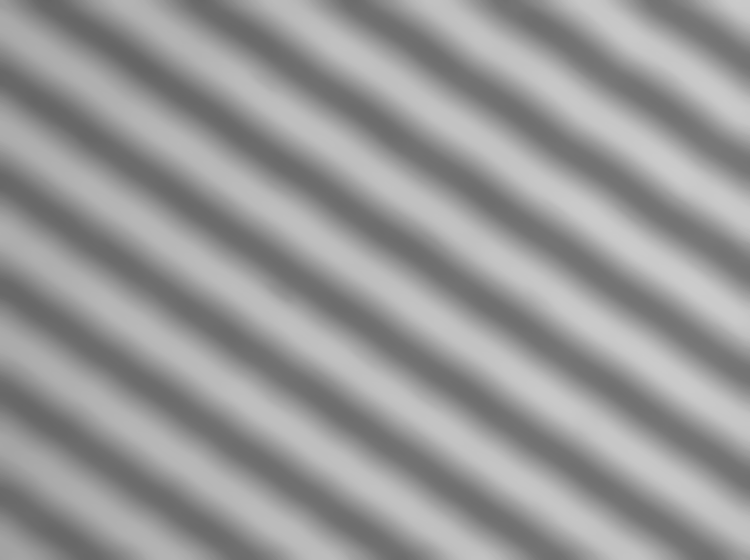
#> input picture image_class/moer/new_moer3-mid5.png, 750 x 560 px; its folder holds 3 pictures in this run
$ python moer_2value.py
#> lines starting #> are read from the running program, lines starting #| are printed output that depends on the picture; after the words box and inside, x2 and y2 are one past the last pixel; in counts of white or black regions, pixels touching at a corner belong together
import cv2
import numpy as np
import matplotlib.pyplot as plt
from PIL import Image
from skimage import morphology


def imageresize(img, new_x=700, new_y=500):
    """
    :param img: 768*576
    :param new_x: 512
    :param new_y: 512
    :return: new_img: 512*512
    """
    left = int(img.size[0]/2 - new_x/2)
    upper = int(img.size[1]/2 - new_y/2)
    right = left + new_x
    lower = upper + new_y
    cropped = img.crop((left, upper, right, lower))

    new_img = np.asarray(cropped)  # pil2cv转换代码
    return new_img


def value2_bone(img, min=0, max=255):

    # 图像二值化处理，
    ret, binary = cv2.threshold(img, min, max, cv2.THRESH_BINARY)   # 1:110  2:115  3:130
    # ret2, binary2 = cv2.threshold(image, 0, 255, cv2.THRESH_BINARY + cv2.THRESH_OTSU)
    print("The threshold is " + str(ret))

    binary[binary == 255] = 1
    binary = 1 - binary   # 目标1，背景0

    skeleton = morphology.skeletonize(binary)  # 骨架提取
    skeleton = skeleton.astype(np.uint8) * 255
    return skeleton


def main(name):
    # 读取去噪后的图片，进行高斯处理一次
#> called with name = 3
    image = cv2.imread('./moer/new_moer{}-mid5.png'.format(str(name)), cv2.IMREAD_GRAYSCALE)
#> image is the input picture: shape (560, 750); min 101, max 203, mean 151.7
    image = cv2.GaussianBlur(image, (5, 5), 0)

    plt.subplot(231), plt.imshow(image, cmap='gray'), plt.title('image', fontsize=10), plt.axis('off')
    # plt.subplot(232), plt.imshow(binary1, cmap='gray'), plt.title('th1', fontsize=10), plt.axis('off')
    # plt.subplot(233), plt.imshow(binary2, cmap='gray'), plt.title('th2', fontsize=10), plt.axis('off')

    # 二值化，提取骨架，返回直线图
    skeleton1 = value2_bone(image, 120)
#> in value2_bone, `ret, binary = cv2.threshold(img, min, max, cv2.THRESH_BINARY)`:
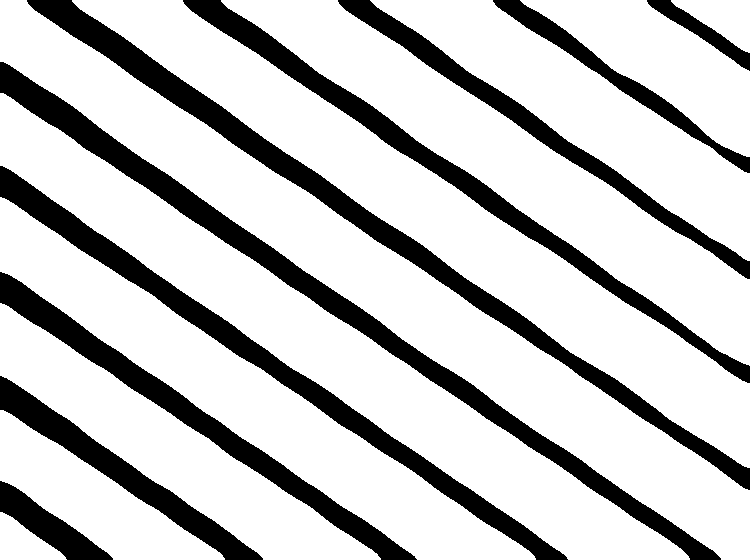
#> binary: shape (560, 750); 77.3% white; 10 black regions, largest, box (x1, y1, x2, y2) and area: (0, 62, 721, 560) 17487, (27, 0, 750, 490) 17106, (0, 166, 568, 560) 13820
#> in value2_bone, `ret, binary = cv2.threshold(img, min, max, cv2.THRESH_BINARY)`: ret = 120
#| The threshold is 120.0
#> in value2_bone, `skeleton = morphology.skeletonize(binary)`:
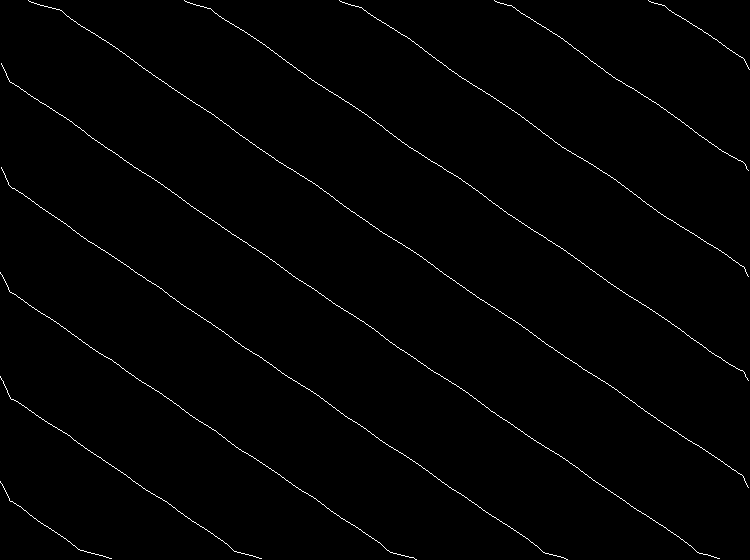
#> skeleton: shape (560, 750) bool; 1% white in thin lines or dots
#> in value2_bone, `skeleton = skeleton.astype(np.uint8) * 255`: skeleton: shape (560, 750); 1% white in thin lines or dots
    skeleton2 = value2_bone(image)
#> in value2_bone (call 2), `ret, binary = cv2.threshold(img, min, max, cv2.THRESH_BINARY)`: binary: shape (560, 750); every value is 255
#| The threshold is 0.0
#> in value2_bone (call 2), `binary[binary == 255] = 1`: binary: shape (560, 750); every value is 1
#> in value2_bone (call 2), `binary = 1 - binary`: binary: shape (560, 750); every value is 0

    plt.subplot(232), plt.imshow(skeleton1, cmap='gray'), plt.title('skeleton1', fontsize=10), plt.axis('off')
    plt.subplot(233), plt.imshow(skeleton2, cmap='gray'), plt.title('skeleton2', fontsize=10), plt.axis('off')
    cv2.imwrite("./moer/cv-skeleton{}.png".format(str(name)), skeleton2)  # 保存骨架2提取后的图片
    cv2.imwrite("./moer/skeleton{}.png".format(str(name)), skeleton1)  # 保存骨架1提取后的图片 效果较好

    img = Image.open("./moer/skeleton{}.png".format(str(name)))
    img = imageresize(img)
#> in imageresize, `cropped = img.crop((left, upper, right, lower))`:
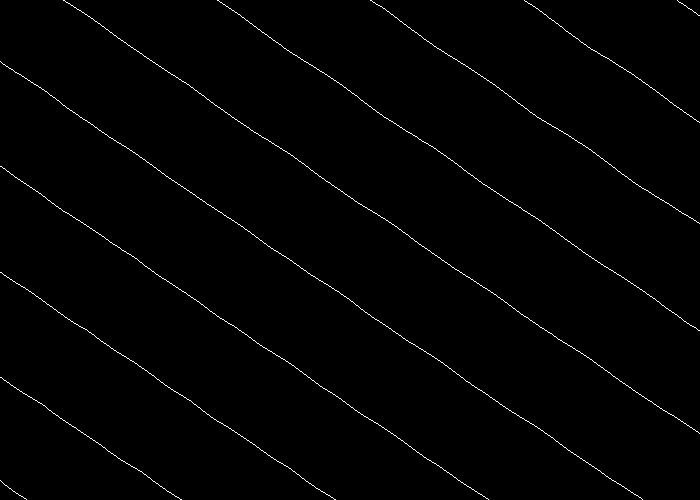
#> cropped: PIL image 700x500 L; 0.95% white in thin lines or dots
    cv2.imwrite("./moer/new_skeleton{}.png".format(str(name)), img)  # 保存裁剪后图片
    plt.subplot(236), plt.imshow(img, cmap='gray'), plt.title('newresult', fontsize=10), plt.axis('off')
    plt.show()
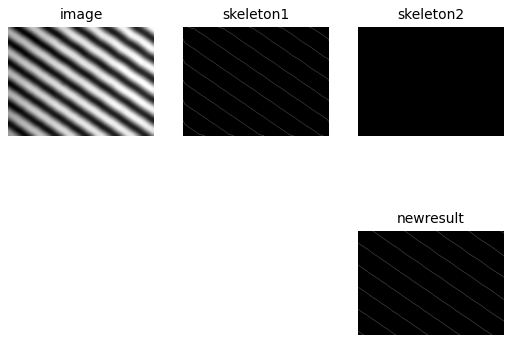
#> figure drawn by matplotlib, 4 panels


if __name__ == "__main__":
    n = 3
    main(n)
